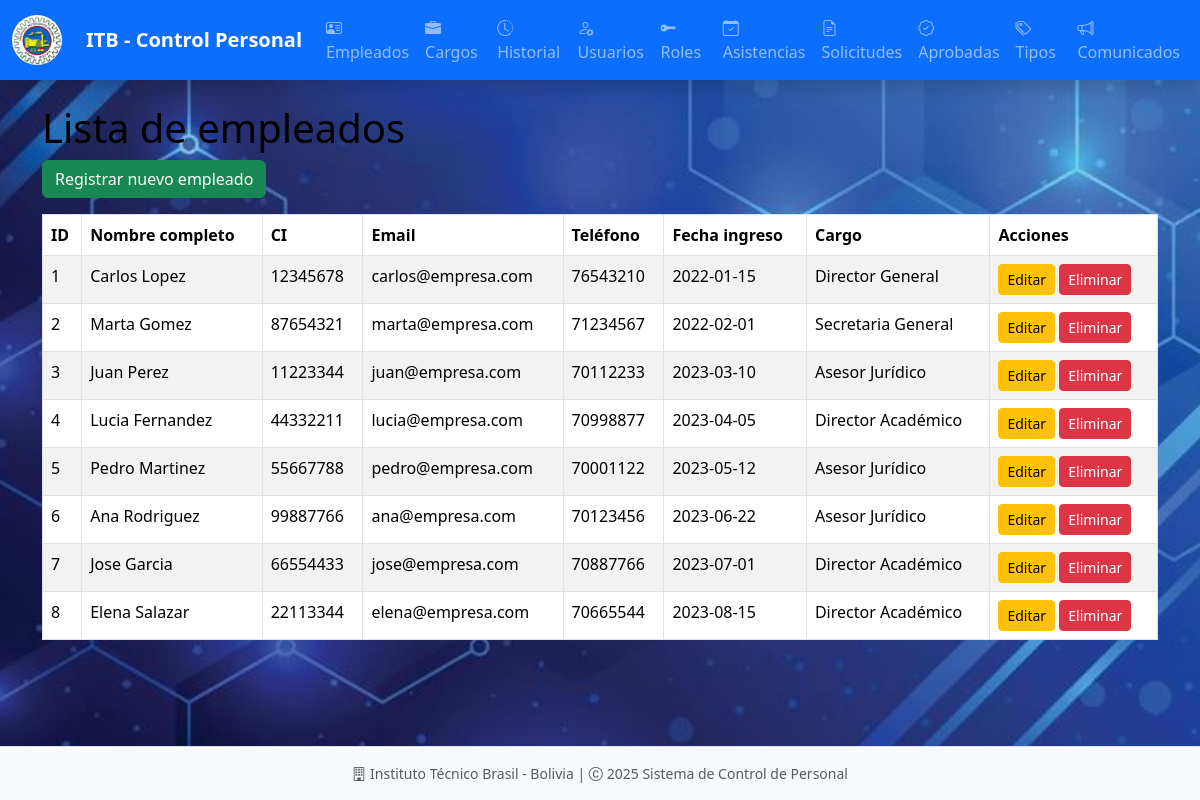
/empleados/, run on an earlier commit of the app's database.
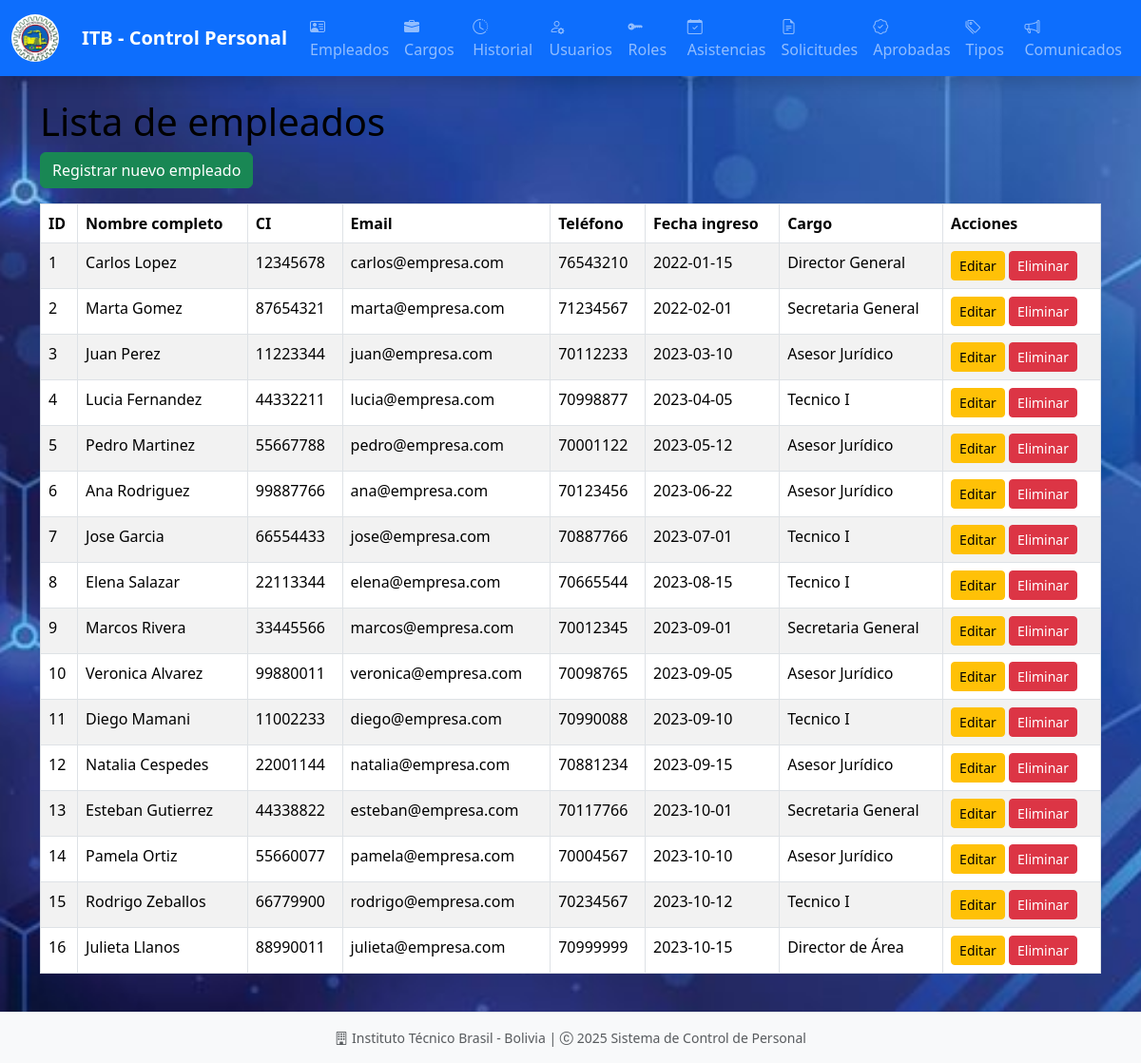
And on a later commit of the database.
### models/empleado_model.py (models this page shows, shortened)
class Empleado(db.Model):
    __tablename__ = "empleados"
    id = db.Column(db.Integer, primary_key=True)
    nombre = db.Column(db.String(255), nullable=False)
    apellido = db.Column(db.String(255), nullable=False)
    ci = db.Column(db.String(20), nullable=False, unique=True)
    email = db.Column(db.String(255), nullable=False, unique=True)
    telefono = db.Column(db.String(20), nullable=False)
    fecha = db.Column(db.DateTime, nullable=False, default=datetime.utcnow)
    cargo_id = db.Column(db.Integer, db.ForeignKey('cargos.id'), nullable=False)
    cargo = db.relationship('Cargo', back_populates='empleados')
    usuarios = db.relationship('Usuario', back_populates='empleado', uselist=False)
    asistencias = db.relationship('Asistencia', back_populates='empleado', cascade='all, delete-orphan')
    historial_laboral = db.relationship('Historial', back_populates='empleado', cascade='all, delete-orphan')
    licencias_aprobadas = db.relationship('LicenciaAprobada', back_populates='empleado', cascade='all, delete-orphan')
    solicitudes_licencia = db.relationship('SolicitudLicencia', back_populates='empleado', cascade='all, delete-orphan')
    @staticmethod
    def get_all():
        return Empleado.query.all()
    def delete(self):
        db.session.delete(self)
        db.session.commit()

### models/cargo_model.py (models this page shows, shortened)
class Cargo(db.Model):
    __tablename__ = "cargos"
    id = db.Column(db.Integer, primary_key=True)
    cargo = db.Column(db.String(80), nullable=False)
    descripcion = db.Column(db.Text)
    empleados = db.relationship('Empleado', back_populates='cargo')

### controllers/empleado_controller.py (the view)
@empleado_bp.route("/")
def index():
    empleados = Empleado.get_all()
    return empleado_view.list(empleados)

### run.py (called while the page is built)
@app.context_processor
def inject_active_path():
    def is_active(path):
        return 'active' if request.path == path else ''
    return(dict(is_active = is_active))

### views/empleado_view.py (called while the page is built)
def list(empleados):
    return render_template("admin/empleados/index.html", empleados=empleados)

### templates/admin/empleados/index.html (shortened to what this page needs)
{% extends 'admin/base.html' %}
{% block content %}
<h1>Lista de empleados</h1>
<a href="{{ url_for('empleado.create') }}" class="btn btn-success mb-3">Registrar nuevo empleado</a>
<table class="table table-bordered table-striped">
    <thead>
        <tr>
            <th>ID</th>
            <th>Nombre completo</th>
            <th>CI</th>
            <th>Email</th>
            <th>Teléfono</th>
            <th>Fecha ingreso</th>
            <th>Cargo</th>
            <th>Acciones</th>
        </tr>
    </thead>
    <tbody>
        {% for empleado in empleados %}
        <tr>
            <td>{{ empleado.id }}</td>
            <td>{{ empleado.nombre }} {{ empleado.apellido }}</td>
            <td>{{ empleado.ci }}</td>
            <td>{{ empleado.email }}</td>
            <td>{{ empleado.telefono }}</td>
            <td>{{ empleado.fecha.strftime('%Y-%m-%d') }}</td>
            <td>{{ empleado.cargo.cargo }}</td>
            <td>
                <a href="{{ url_for('empleado.edit', id=empleado.id) }}" class="btn btn-sm btn-warning">Editar</a>
                <a href="{{ url_for('empleado.delete', id=empleado.id) }}" class="btn btn-sm btn-danger" onclick="return confirm('¿Desea eliminar este empleado?')">Eliminar</a>
            </td>
        </tr>
        {% endfor %}
    </tbody>
</table>
{% endblock %}

What changed in the data, as far as the page shows it:
changed through a linked row, Empleado "Lucia": cargo.cargo "Director Académico" → "Tecnico I"
changed through a linked row, Empleado "Jose": cargo.cargo "Director Académico" → "Tecnico I"
changed through a linked row, Empleado "Elena": cargo.cargo "Director Académico" → "Tecnico I"
added Empleado: id "9", nombre "Marcos", apellido "Rivera", ci "33445566", email "marcos@empresa.com", telefono "70012345", fecha "2023-09-01", cargo.cargo "Secretaria General"
added Empleado: id "10", nombre "Veronica", apellido "Alvarez", ci "99880011", email "veronica@empresa.com", telefono "70098765", fecha "2023-09-05", cargo.cargo "Asesor Jurídico"
added Empleado: id "11", nombre "Diego", apellido "Mamani", ci "11002233", email "diego@empresa.com", telefono "70990088", fecha "2023-09-10", cargo.cargo "Tecnico I"
added Empleado: id "12", nombre "Natalia", apellido "Cespedes", ci "22001144", email "natalia@empresa.com", telefono "70881234", fecha "2023-09-15", cargo.cargo "Asesor Jurídico"
added Empleado: id "13", nombre "Esteban", apellido "Gutierrez", ci "44338822", email "esteban@empresa.com", telefono "70117766", fecha "2023-10-01", cargo.cargo "Secretaria General"
added Empleado: id "14", nombre "Pamela", apellido "Ortiz", ci "55660077", email "pamela@empresa.com", telefono "70004567", fecha "2023-10-10", cargo.cargo "Asesor Jurídico"
added Empleado: id "15", nombre "Rodrigo", apellido "Zeballos", ci "66779900", email "rodrigo@empresa.com", telefono "70234567", fecha "2023-10-12", cargo.cargo "Tecnico I"
added Empleado: id "16", nombre "Julieta", apellido "Llanos", ci "88990011", email "julieta@empresa.com", telefono "70999999", fecha "2023-10-15", cargo.cargo "Director de Área"
